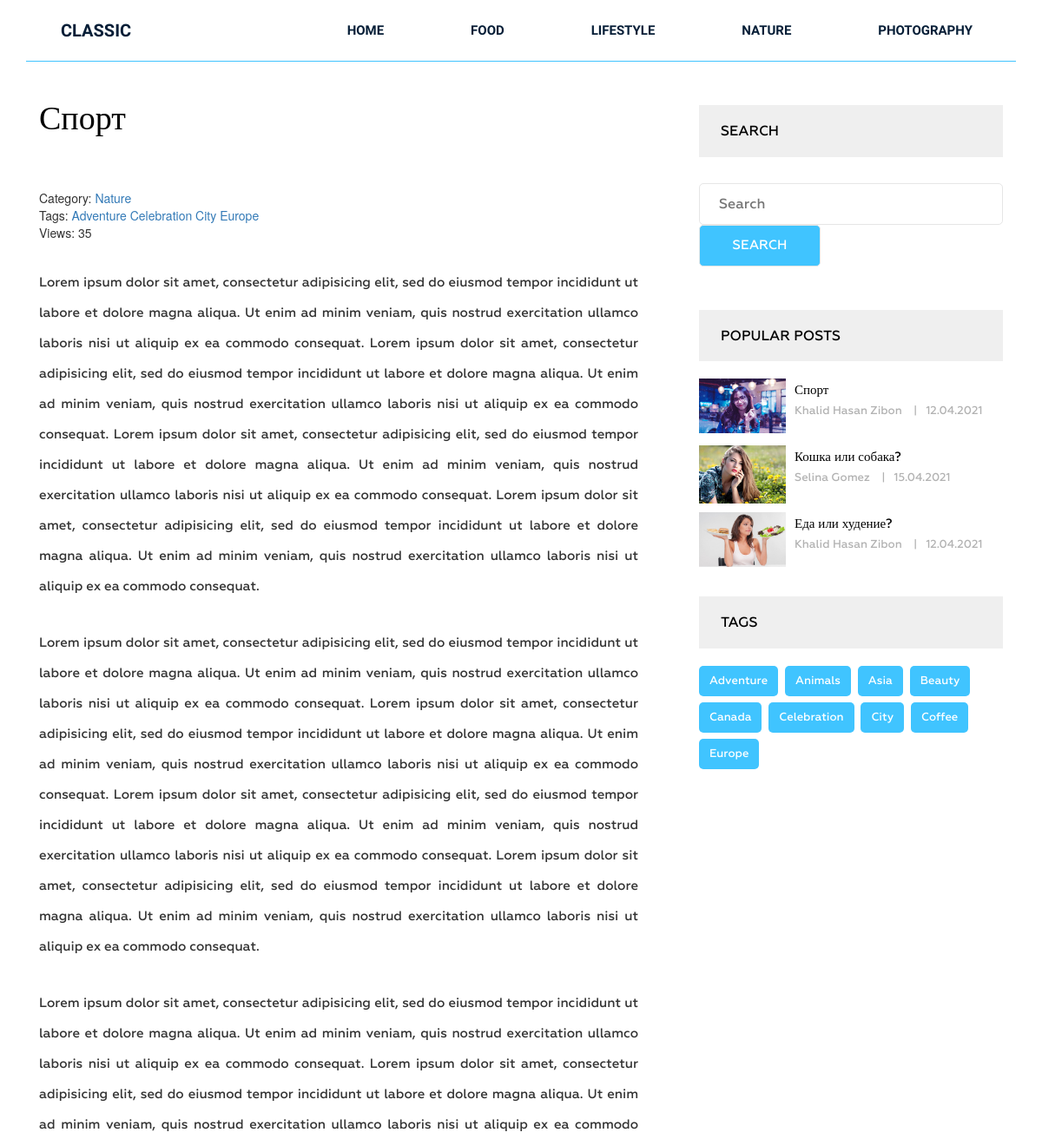
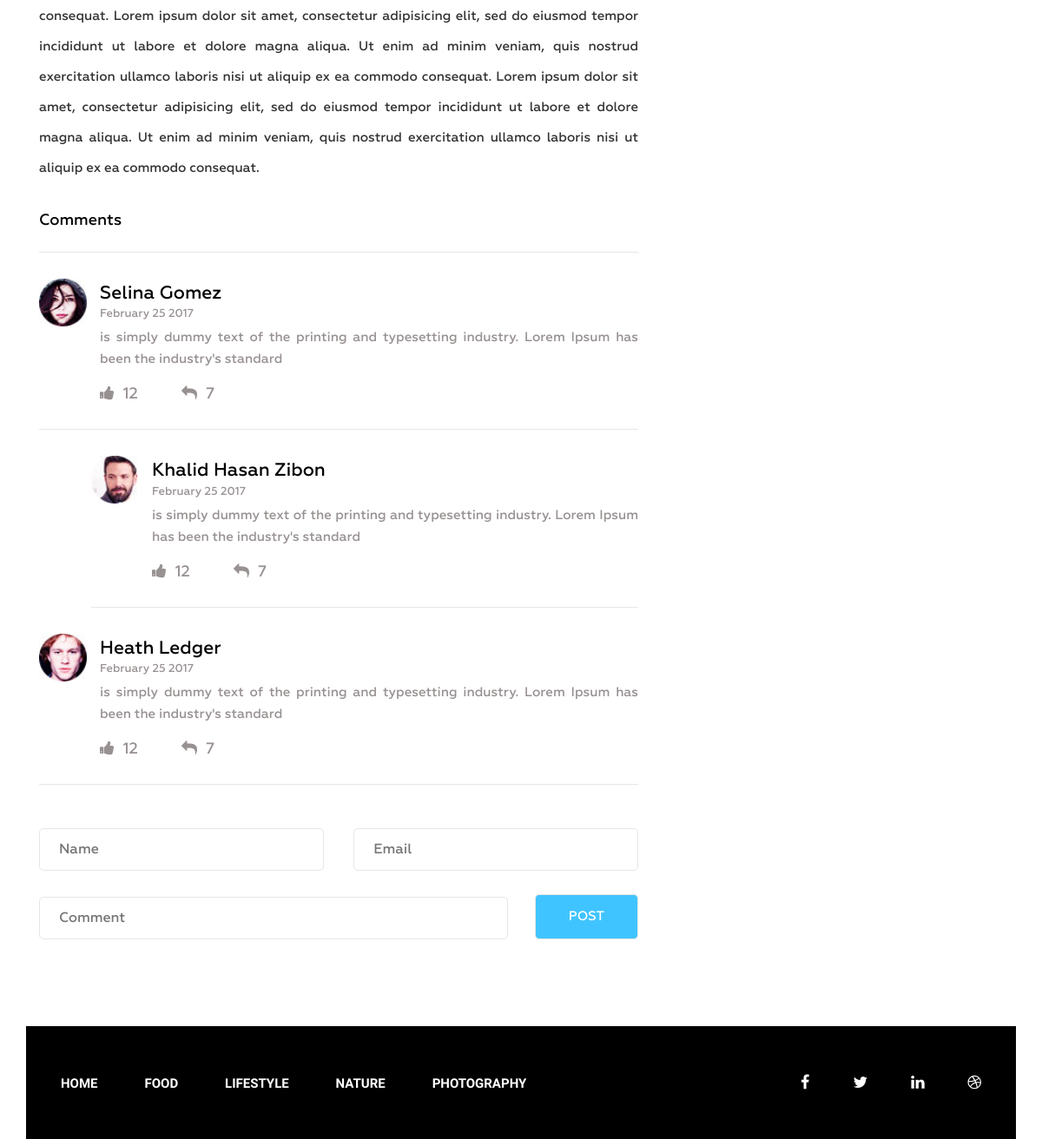
The app's page /post/sport/ with its own data (2 pictures, top to bottom).
### blog/models.py (models this page shows, shortened)
class Category(models.Model):
    title = models.CharField(max_length=255)
    slug = models.SlugField(max_length=255, verbose_name='Url', unique=True)
    def __str__(self):
        return self.title
    def get_absolute_url(self):
        return reverse('category', kwargs={'slug': self.slug})
    class Meta:
        verbose_name = 'Категория(ю)'
        verbose_name_plural = 'Категории'
        ordering = ['title']

class Post(models.Model):
    title = models.CharField(max_length=255)
    slug = models.SlugField(max_length=255, verbose_name='Url', unique=True)
    author = models.CharField(max_length=100)
    content = models.TextField(blank=True)
    created_at = models.DateTimeField(auto_now_add=True, verbose_name='Опубликовано')
    photo = models.ImageField(upload_to='photos/%Y/%m/%d/', blank=True)
    views = models.IntegerField(default=0, verbose_name='Кол-во просмотров')
    category = models.ForeignKey(Category, on_delete=models.PROTECT, related_name='posts')
    tags = models.ManyToManyField(Tag, blank=True, related_name='posts')
    def get_absolute_url(self):
        return reverse('post', kwargs={'slug': self.slug})
    class Meta:
        verbose_name = 'Статья(ю)'
        verbose_name_plural = 'Статьи'
        ordering = ['-created_at']

class Tag(models.Model):
    title = models.CharField(max_length=50)
    slug = models.SlugField(max_length=50, verbose_name='Url', unique=True)
    def get_absolute_url(self):
        return reverse('tag', kwargs={'slug': self.slug})
    class Meta:
        verbose_name = 'Тег'
        verbose_name_plural = 'Теги'
        ordering = ['title']

### blog/views.py (the view)
# urls.py: path('post/<str:slug>/', GetPost.as_view(), name='post'),
class GetPost(DetailView):
    model = Post
    template_name = 'blog/single.html'
    context_object_name = 'post'
    def get_context_data(self, *, object_list=None, **kwargs):
        context = super().get_context_data(**kwargs)
        self.object.views = F('views') + 1
        self.object.save()
        self.object.refresh_from_db()
        return context

### blog/templatetags/menu.py (called while the page is built)
@register.inclusion_tag('blog/menu_tpl.html')
def show_menu(menu_class='menu'):
    categories = Category.objects.all()
    return {"categories": categories, "menu_class": menu_class}

### blog/templatetags/sidebar.py (called while the page is built)
@register.inclusion_tag('blog/popular_posts_tpl.html')
def get_popular(cnt=3):
    posts = Post.objects.order_by('-views')[:cnt]
    return {"posts": posts}

@register.inclusion_tag('blog/tags_tpl.html')
def get_tags():
    tags = Tag.objects.all()
    return {"tags": tags}

### blog/templates/blog/single.html (shortened to what this page needs)
{% extends 'base.html' %}
{% load static %}
{% load sidebar %}
{% block content %}
<section class="single-blog-area">
    <div class="container">
        <div class="row">
            <div class="col-md-12">
                <div class="border-top">
                    <div class="col-md-8">
                        <div class="blog-area">
                            <div class="blog-area-part">
                                <h2>{{ post.title }}</h2>
                                <div class="single-content">
                                    <div>
                                        <span>Category: <a
                                                href="{{ post.category.get_absolute_url }}">{{ post.category }}</a></span>
                                        <br>
                                        {% if post.tags.exists %}
                                        <span>
                                            Tags:
                                            {% for tag in post.tags.all %}
                                            <a href="{{ tag.get_absolute_url }}">{{ tag.title }}</a>
                                            {% endfor %}
                                        </span>
                                        <br>
                                        {% endif %}
                                        <span>Views: {{ post.views }}</span>
                                    </div>
                                    {{ post.content|safe }}
                                </div>
                            </div>
                            <div class="commententries">
                                <h3>Comments</h3>
                                <ul class="commentlist">
                                    <li>
                                        <article class="comment">
                                            <header class="comment-author">
                                                <img src="img/author-1.jpg" alt="">
                                            </header>
                                            <section class="comment-details">
                                                <div class="author-name">
                                                    <h5><a href="#">Selina Gomez</a></h5>
                                                    <p>February 25 2017</p>
                                                </div>
                                                <div class="comment-body">
                                                    <p>is simply dummy text of the printing and typesetting
                                                        industry. Lorem Ipsum has been the industry's standard </p>
                                                </div>
                                                <div class="reply">
                                                    <p><span><a href="#"><i class="fa fa-thumbs-up"
                                                                    aria-hidden="true"></i></a>12</span><span><a
                                                                href="#"><i class="fa fa-reply"
                                                                    aria-hidden="true"></i></a>7</span>
                                                    </p>
                                                </div>
                                            </section>
                                        </article>
                                        <ul class="children">
                                            <li>
                                                <article class="comment">
                                                    <header class="comment-author">
                                                        <img src="img/author-2.jpg" alt="">
                                                    </header>
                                                    <section class="comment-details">
                                                        <div class="author-name">
                                                            <h5><a href="#">Khalid Hasan Zibon</a></h5>
                                                            <p>February 25 2017</p>
                                                        </div>
                                                        <div class="comment-body">
                                                            <p>is simply dummy text of the printing and typesetting
                                                                industry. Lorem Ipsum has been the industry's
                                                                standard </p>
                                                        </div>
                                                        <div class="reply">
                                                            <p><span><a href="#"><i class="fa fa-thumbs-up"
                                                                            aria-hidden="true"></i></a>12</span><span><a
                                                                        href="#"><i class="fa fa-reply"
                                                                            aria-hidden="true"></i></a>7</span>
                                                            </p>
                                                        </div>
                                                    </section>
                                                </article>
                                            </li>
                                        </ul>
                                    </li>
                                    <li>
                                        <article class="comment">
                                            <header class="comment-author">
                                                <img src="img/author-3.jpg" alt="">
                                            </header>
                                            <section class="comment-details">
                                                <div class="author-name">
                                                    <h5><a href="#">Heath Ledger</a></h5>
                                                    <p>February 25 2017</p>
                                                </div>
                                                <div class="comment-body">
                                                    <p>is simply dummy text of the printing and typesetting
                                                        industry. Lorem Ipsum has been the industry's standard </p>
                                                </div>
                                                <div class="reply">
                                                    <p><span><a href="#"><i class="fa fa-thumbs-up"
                                                                    aria-hidden="true"></i></a>12</span><span><a
                                                                href="#"><i class="fa fa-reply"
                                                                    aria-hidden="true"></i></a>7</span>
                                                    </p>
                                                </div>
                                            </section>
                                        </article>
                                    </li>
                                </ul>
                            </div>
                            <form action="#" method="get">
                                <div class="name">
                                    <input type="text" name="" id="" placeholder="Name" class="name">
                                </div>
                                <div class="email">
                                    <input type="email" name="" id="" placeholder="Email" class="email">
                                </div>
                                <div class="comment">
                                    <input type="text" name="" id="" placeholder="Comment" class="comment">
                                </div>
                                <div class="post">
                                    <input type="submit" value="Post">
                                </div>
                            </form>
                        </div>
                    </div>
                    <div class="col-md-4">
                        <div class="newsletter">
                            <h2 class="sidebar-title">Search</h2>
                            <form action="{% url 'search' %}" method="GET">
                                <input type="text" name="s" placeholder="Search">
                                <input type="submit" value="Search">
                            </form>
                        </div>
                        {% get_popular %}
                        {% get_tags %}
                    </div>
                </div>
            </div>
        </div>
    </div>
</section>
{% endblock %}

### templates/base.html (shortened to what this page needs)
{% load static %}
{% load cache %}
<!DOCTYPE html>
<html lang="en">
<head>
    <link rel="stylesheet" href="{% static 'css/bootstrap.css' %}">
    <link rel="stylesheet" href="{% static 'css/font-awesome.min.css' %}">
    <link rel="stylesheet" href="{% static 'css/owl.carousel.min.css' %}">
    <link rel="stylesheet" href="{% static 'css/owl.theme.default.min.css' %}">
    <link rel="stylesheet" href="{% static 'style.css' %}">
    <link rel="stylesheet" href="{% static 'responsive.css' %}">
</head>
<body>
<div class="wrapper">
    {% cache 20 header %}
        {% include 'inc/_header.html' %}
    {% endcache %}
    {% block content %}{% endblock %}
    {% cache 20 footer %}
        {% include 'inc/_footer.html' %}
    {% endcache %}
</div>
</body>
</html>

### templates/inc/_header.html
{% load menu %}
<header class="header">
    <div class="container">
        <div class="row">
            <div class="col-md-2">
                <div class="logo">
                    <h2><a href="{% url 'home' %}">Classic</a></h2>
                </div>
            </div>
            <div class="col-md-10">
                {% show_menu %}
            </div>
        </div>
    </div>
</header>

### blog/templates/blog/menu_tpl.html
<div class="{{ menu_class }}">
    <ul>
        <li><a href="{% url 'home' %}">Home</a></li>
        {% for item in categories %}
            <li><a href="{{ item.get_absolute_url }}">{{ item.title }}</a></li>
        {% endfor %}
    </ul>
</div>

### blog/templates/blog/popular_posts_tpl.html
<h2 class="sidebar-title">Popular posts</h2>
<div class="grid">
    {% for post in posts %}
    <div class="portfolio-item recent popular">
        {% if post.photo %}
        <img src="{{ post.photo.url }}" alt="{{ post.title }}">
        {% else %}
        <img src="https://picsum.photos/id/1060/300/201/?blur=2" alt="{{ post.title }}">
        {% endif %}
        <div class="portfolio-text">
            <h5><a href="{{ post.get_absolute_url }}">{{ post.title }}</a></h5>
            <p> {{ post.author }} <span>|</span>{{ post.created_at|date:"d.m.Y" }}</p>
        </div>
    </div>
    {% endfor %}
</div>

### blog/templates/blog/tags_tpl.html
<div class="tags">
    <h2 class="sidebar-title">Tags</h2>
    {% for tag in tags %}
    <p><a href="{{ tag.get_absolute_url }}">{{ tag.title }}</a></p>
    {% endfor %}
</div>

### templates/inc/_footer.html
{% load menu %}
<footer class="footer">
    <div class="container">
        <div class="row">
            <div class="col-md-12">
                <div class="footer-bg">
                    <div class="row">
                        <div class="col-md-9">
                            {% show_menu 'footer-menu' %}
                        </div>
                        <div class="col-md-3">
                            <div class="footer-icon">
                                <p><a href="#"><i class="fa fa-facebook" aria-hidden="true"></i></a><a href="#"><i
                                        class="fa fa-twitter" aria-hidden="true"></i></a><a href="#"><i
                                        class="fa fa-linkedin" aria-hidden="true"></i></a><a href="#"><i
                                        class="fa fa-dribbble" aria-hidden="true"></i></a></p>
                            </div>
                        </div>
                    </div>
                </div>
            </div>
        </div>
    </div>
</footer>

### records on screen
Category: title "FOOD"
Category: title "LIFESTYLE"
Category: title "NATURE"
Category: title "PHOTOGRAPHY"
Post: title "Спорт", category "Nature", views "35", content "Lorem ipsum dolor sit amet, consectetur adipisicing elit, sed do eiusmod tempor incididunt ut labore et dolore magna aliqua. Ut enim ad minim veniam, quis nostrud exercitation ullamco laboris nisi ut aliquip ex ea commodo consequat. Lorem ipsum dolor sit amet, consectetur adipisicing elit, sed do eiusmod tempor incididunt ut labore et dolore magna aliqua. Ut enim ad minim veniam, quis nostrud exercitation ullamco laboris nisi ut aliquip ex ea commodo consequat. Lorem ipsum dolor sit amet, consectetur adipisicing elit, sed do eiusmod tempor incididunt ut labore et dolore magna aliqua. Ut enim ad minim veniam, quis nostrud exercitation ullamco laboris nisi ut aliquip ex ea commodo consequat.…", photo (picture), author "Khalid Hasan Zibon", created_at "12.04.2021"
Tag: title "Adventure"
Tag: title "Celebration"
Tag: title "City"
Tag: title "Europe"
Post: photo (picture), title "Кошка или собака?", author "Selina Gomez", created_at "15.04.2021"
Post: photo (picture), title "Еда или худение?", author "Khalid Hasan Zibon", created_at "12.04.2021"
Tag: title "Animals"
Tag: title "Asia"
Tag: title "Beauty"
Tag: title "Canada"
Tag: title "Coffee"
